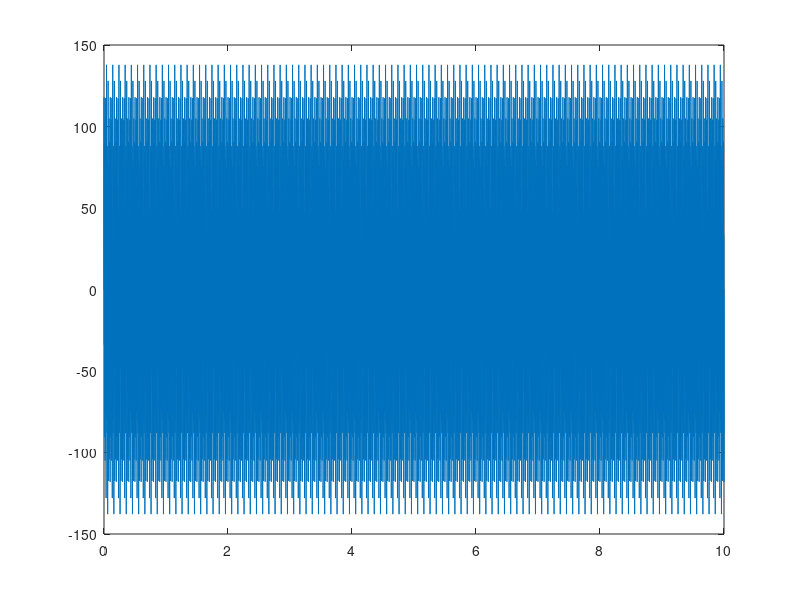

Write MATLAB code to recreate this figure.
fs = 10000;                 %freq. de amostragem
t = [0:1/fs:10];            
s1 = sin(2*pi*50*t);        % sinal 1
s2 = 15*sin(2*pi*150*t);    % sinal 2
s3 = 40*sin(2*pi*80*t);     % sinal 3
s4 = 30*sin(2*pi*350*t);    % sinal 4
s5 = 65*sin(2*pi*200*t);    % sinal 5

s = s1+s2+s3+s4+s5;         % soma dos 5 sinais

plot(t,s);                  % plota o grafico (time)

% my_fft(s, fs);            % plota o grafico (frequency)
